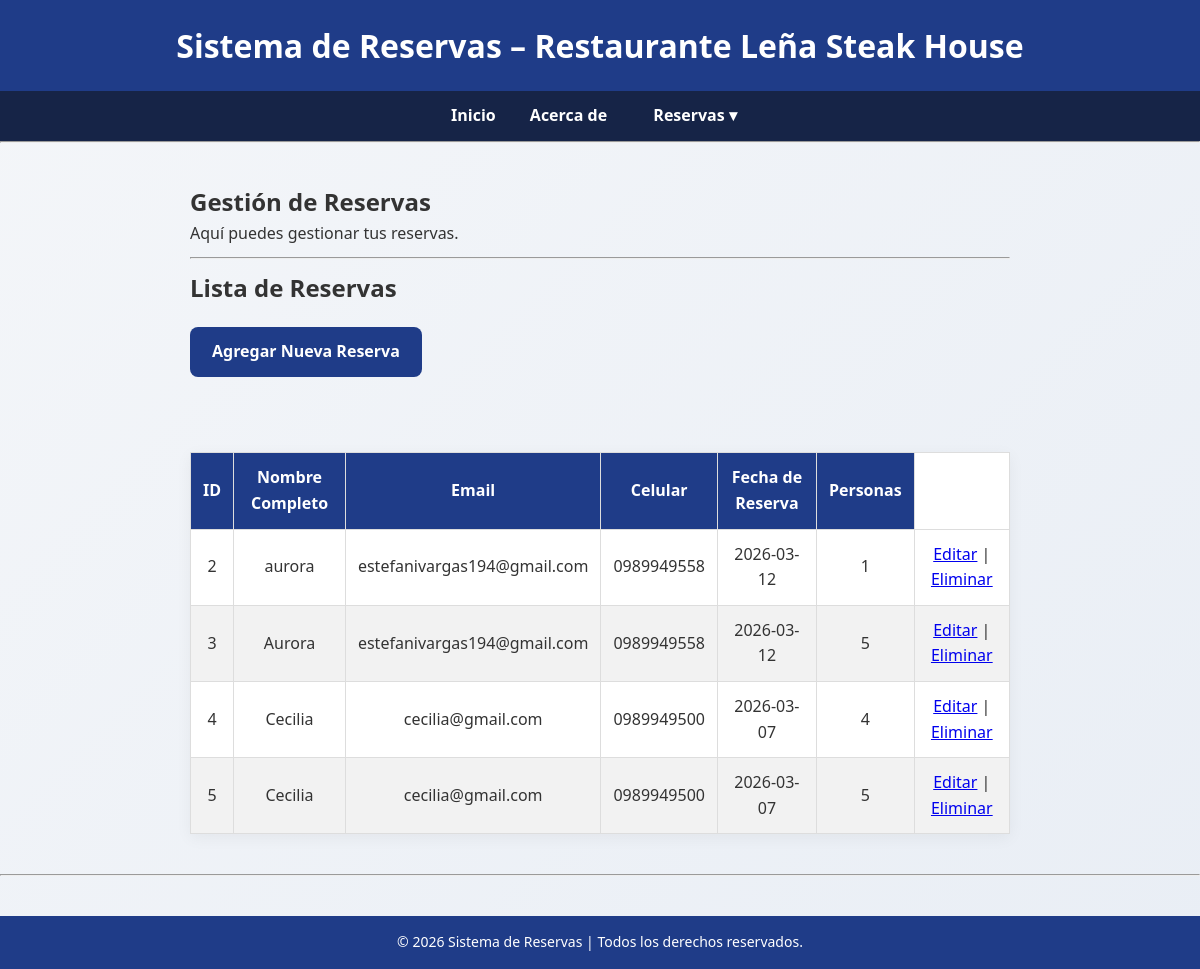
Before: /clientes with the older database file.
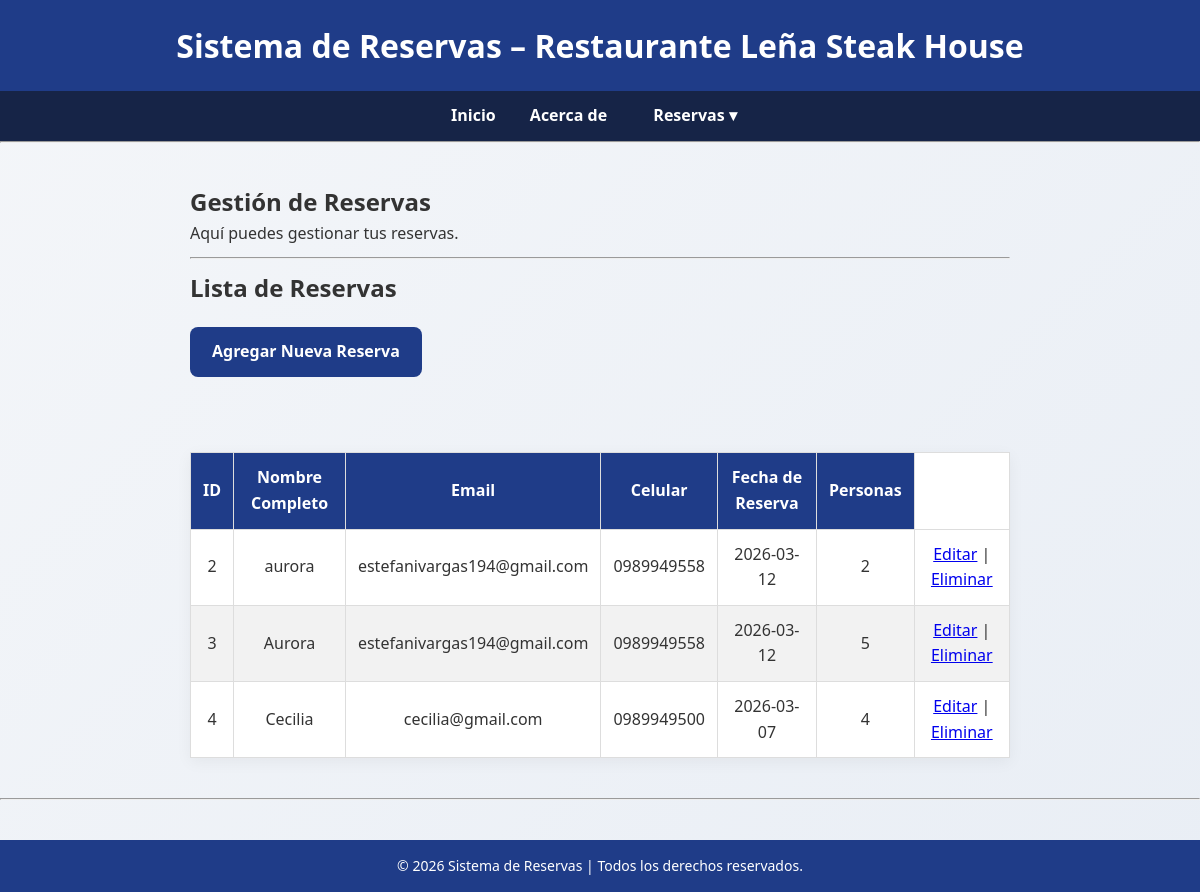
After: the same page with the newer database file.
### tables this page shows
CREATE TABLE clientes (
                id INTEGER PRIMARY KEY AUTOINCREMENT,
                nombre TEXT NOT NULL,
                email TEXT NOT NULL,
                celular TEXT NOT NULL,
                fecha_reserva TEXT NOT NULL,
                personas INTEGER NOT NULL
            );

### app.py (the view)
@app.route("/clientes")
def clientes_listar():
    clientes = gestor.listar_clientes()
    return render_template("clientes.html", clientes=clientes)

### reservas/bd.py (called while the page is built)
def get_db_connection():
    db_path.parent.mkdir (parents=True, exist_ok=True)
    conn = sqlite3.connect(db_path)
    conn.row_factory = sqlite3. Row
    return conn

### reservas/gestor_clientes.py (called while the page is built)
    def listar_clientes(self):
        with get_db_connection() as conn:
            return conn.execute("SELECT * FROM clientes").fetchall()

### templates/clientes.html (shortened to what this page needs)
{% extends "base.html" %}
{% block content %}
<h2>Gestión de Reservas</h2>
{% if cliente %}
    <p>Hola {{ cliente }}, tu reserva está en proceso.</p>
{% else %}
    <p>Aquí puedes gestionar tus reservas.</p>
{% endif %}
<hr style="margin:10px 0;">
<h2>Lista de Reservas</h2>
<a href="{{ url_for('cliente_nuevo') }}" class="btn btn-primary">
    Agregar Nueva Reserva
</a>
<br><br>
<table class="table">
    <thead>
        <tr>
            <th>ID</th>
            <th>Nombre Completo</th>
            <th>Email</th>
            <th>Celular</th>
            <th>Fecha de Reserva</th>
            <th>Personas</th>
        </tr>
    </thead>
    <tbody>
        {% for cliente in clientes %}
        <tr>
            <td>{{ cliente.id }}</td>
            <td>{{ cliente.nombre }}</td>
            <td>{{ cliente.email }}</td>
            <td>{{ cliente.celular }}</td>
            <td>{{ cliente.fecha_reserva }}</td>
            <td>{{ cliente.personas }}</td>
            <td>
                <a href="{{ url_for('editar_cliente', id=cliente.id) }}">Editar</a> |
                <a href="{{ url_for('eliminar_cliente', id=cliente.id) }}">Eliminar</a>
            </td>
        </tr>
        {% else %}
        <tr>
            <td colspan="7">No hay reservas registradas.</td>
        </tr>
        {% endfor %}
    </tbody>
</table>
{% endblock %}

### templates/base.html (shortened to what this page needs)
<!DOCTYPE html>
<html lang="es">
<head>
    <link rel="stylesheet" href="{{ url_for('static', filename='styles.css') }}">
</head>
<body>
<header>
    <h1>Sistema de Reservas – Restaurante Leña Steak House</h1>
</header>
<nav>
    <a href="{{ url_for('inicio') }}">Inicio</a>
    <a href="{{ url_for('about') }}">Acerca de</a>
    <div class="dropdown">
        <a href="#" class="dropbtn">Reservas ▾</a>
    </div>
</nav>
<hr>
<main>
    {% block content %}
    {% endblock %}
</main>
<hr>
<footer>
    <p>© 2026 Sistema de Reservas | Todos los derechos reservados. </p>
</footer>
</body>
</html>

### static/styles.css (style rules this page uses)
* { margin: 0; padding: 0; box-sizing: border-box; }
body { font-family: 'Segoe UI', Tahoma, Geneva, Verdana, sans-serif; background: linear-gradient(135deg, #f4f6f9, #e9eef5); color: #333; line-height: 1.6; }
header { background: #1f3c88; color: white; padding: 20px; text-align: center; box-shadow: 0 4px 10px rgba(0,0,0,0.1); }
nav { background: #162447; padding: 12px; text-align: center; }
nav a { color: white; text-decoration: none; margin: 0 15px; font-weight: 600; transition: 0.3s ease; }
main { padding: 40px; max-width: 900px; margin: auto; }
.btn { display: inline-block; padding: 12px 22px; background: #1f3c88; color: white; border-radius: 8px; text-decoration: none; font-weight: bold; transition: 0.3s ease; margin: 20px 0; }
footer { background: #1f3c88; color: white; text-align: center; padding: 15px; margin-top: 40px; font-size: 14px; width: 100%; }
.dropdown { display: inline-block; position: relative; }
.dropbtn { color: white; text-decoration: none; font-weight: 600; padding: 12px; }
table { width: 100%; border-collapse: collapse; margin-top: 30px; background: white; box-shadow: 0 4px 15px rgba(0,0,0,0.05); }
th { background: #1f3c88; color: white; }
table, th, td { border: 1px solid #ddd; }
th, td { padding: 12px; text-align: center; }
tr:nth-child(even) { background-color: #f2f2f2; }

Changed rows visible on the page:
removed clientes: id "5", nombre "Cecilia", email "cecilia@gmail.com", celular "0989949500", fecha_reserva "2026-03-07", personas "5"
changed clientes "aurora": personas "1" → "2"
